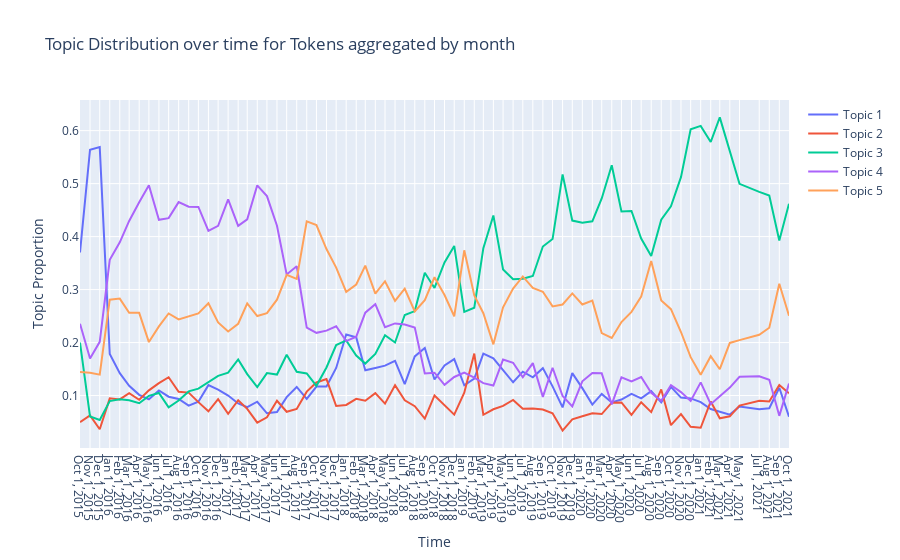

The notebook cell saved with this chart:
### Code cell
fig = go.Figure()
for i in range(1,6):
    fig.add_trace(go.Scatter(x=df_by_month['date'], y=df_by_month[str(i)],
                             mode='lines',
                             name='Topic ' + str(i)))
fig.update_layout(title='Topic Distribution over time for Tokens aggregated by month',
                  xaxis = dict(title='Time',
                            tick0 = df_by_month['date'].iloc[0],
                            tickvals = df_by_month['date'],
                            #ticktext = df_by_month['date']
                            ),
                  yaxis_title='Topic Proportion')
fig.write_html("plotly_topic_distr_monthwise.html")
fig.show()
